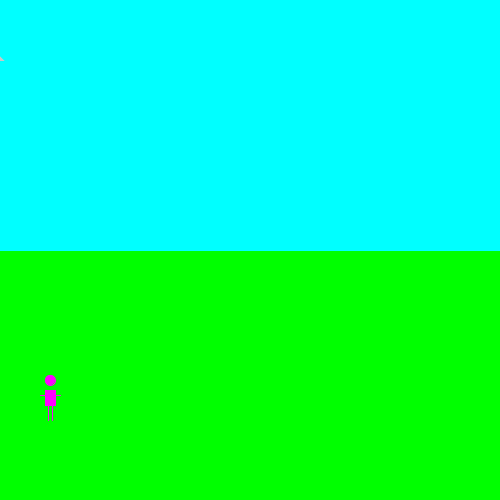
Frame 1 (no input)
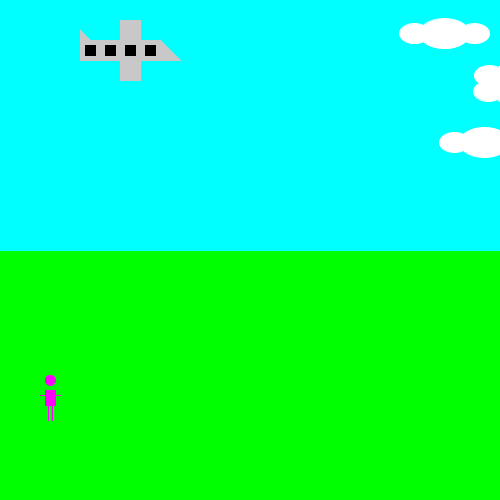
Frame 60 (the mouse pressed at the canvas centre just before this capture)
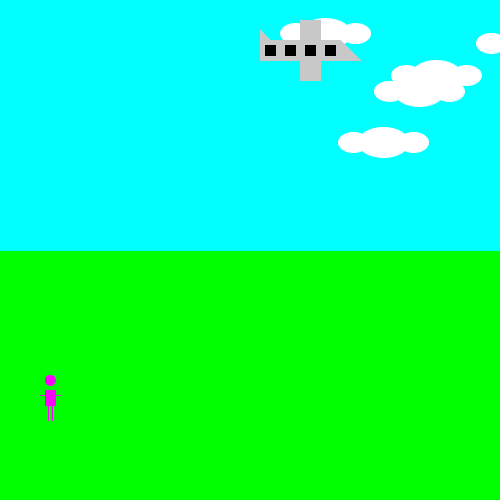
Frame 120 (the mouse held since frame 60 and released just before this capture)

The Processing sketch that drew these frames (run headless with seeded random() and noise(); from frame 60 on, the mouse is pressed at the canvas centre):

// Processing sketch: solution
// ── solution.pde
void setup()
{
  size(500, 500);
  gameObjects.add(new Plane());  
  
  person = new Person();
  gameObjects.add(person);  
  for(int i = 0 ; i < 5; i ++)
  {
    gameObjects.add(new Cloud());  
  }
}

ArrayList<GameObject> gameObjects = new ArrayList<GameObject>();

Box box;
Person person;

void draw()
{
  background(0);
  stroke(0, 255, 0);
  fill(0, 255, 0);
  rect(0, height / 2, width  , height / 2);

  stroke(0, 255, 255);
  fill(0, 255, 255);
  rect(0, 0, width  , height / 2);
  
  for(int i = gameObjects.size() - 1 ; i >= 0  ; i --)
  {
    GameObject go = gameObjects.get(i);
    go.update();
    go.render();
  }  
}

// ── Box.pde
class Box extends GameObject
{
  float gravity = 1;
  float destY = -1;
  float speed = 0;
  boolean falling = false;
  
  Box(float x, float y)
  {
    super(x, y, 0, 10);
    destY = random(height / 2, height * 0.9f);
    falling = true;
  }
  
  void update()
  {
     if (falling)
     {
       speed += gravity;
       pos.y += speed;
       pos.x += 3;
       if (pos.y > destY)
       {
         falling = false;
         person.fetching = true;
       }
     }
  }
  
  void render()
  {
    pushMatrix();
    stroke(255, 0, 0);
    fill(255, 0, 0);
    translate(pos.x, pos.y);
    rect(-5, -5, 10, 10);
    popMatrix();
  }
}

// ── Cloud.pde
class Cloud extends GameObject
{
  float speed;
  
  Cloud()
  {
    super(width + random(50, 200), random(0, height / 3), 0, 80);  
    speed = random(-2, -1);
  }
  
  void render()
  {
    pushMatrix();
    translate(pos.x, pos.y);
    stroke(255);
    fill(255);
    ellipse(0, 0, 50, 30);
    ellipse(-30, 0, 30, 20);
    ellipse(30, 0, 30, 20);
    popMatrix();
  }
  
  void update()
  {
    pos.x += speed;   
    if (pos.x + 40 < 0)
    {
      pos.y = random(0, height / 3);
      speed = random(-2, -1);      
      pos.x = width + 40;
    }
  }
}

// ── GameObject.pde
class GameObject
{
  PVector pos;
  PVector forward;
  float theta;
  float w;
  float radius;
  
  GameObject(float x, float y, float theta, float radius)
  {
    pos = new PVector(x, y);
    this.theta = theta;
    this.radius = radius;
    forward = new PVector(sin(theta), - cos(theta));     
  }
  
  void update()
  {
  }
  
  void render()
  {
  }
}

// ── Person.pde
class Person extends GameObject
{
  PVector home;
  boolean fetching;
  boolean goingHome;
  Person()
  {
    super(50, height - 100, 0, 40);
    home = pos.get();
    fetching = false;
    goingHome = false;
  }
  
  void update()
  {
    if (fetching)
    {
      PVector toBox = PVector.sub(box.pos, pos);
      
      if (toBox.mag() < 5)
      {
        gameObjects.remove(box);
        fetching = false;
        goingHome = true;
      }      
      toBox.normalize(); 
      pos.add(toBox);            
    }
    
    if (goingHome)
    {
      PVector toHome = PVector.sub(home, pos);
      
      if (toHome.mag() < 2)
      {
        goingHome = false;
      }      
      toHome.normalize(); 
      pos.add(toHome);
    }
    
  }
  
  void render()
  {
    pushMatrix();
    translate(pos.x, pos.y);
    stroke(255, 0, 255);
    fill(255, 0, 255);
    ellipse(0, -20, 10, 10);
    rect(-5, -10, 10, 15);
    line(-2, 0, -2, 20);
    line(2, 0, 2, 20);
    line(-10, -5, 10, -5);
    popMatrix();    
  }
}

// ── Plane.pde
class Plane extends GameObject
{
  float speed = 3;
  boolean canDrop = true;
  
  Plane()
  {
    super(- 50, 50, 0, 50);
  }
  
  void render()
  {
    pushMatrix();
    translate(pos.x, pos.y);
    rotate(theta);
    stroke(200, 200, 200);
    fill(200, 200, 200);
    rect(-radius, -10, (radius * 2) - 20, 20);
    triangle(radius - 20, -10, radius - 20, 10, radius, 10);
    triangle(-radius, -10, -radius, -20, -radius + 10, - 10);
    rect(-10, -30, 20, 60);
    float xStart = - radius + 5;
    for(int i = 0 ; i < 4 ; i ++)
    {
      stroke(0);
      fill(0);
      float x = xStart + (i * 20);
      rect(x, -5, 10, 10);
    }
    popMatrix();
  }
  
  void update()
  {
    pos.x += speed;
    if (pos.x - radius > width)
    {
      pos.x = - radius;
      canDrop = true;
    }
    
    if (canDrop && keyPressed && key == ' ')
    {
      Box newBox = new Box(pos.x, pos.y);
      gameObjects.add(newBox);
      box = newBox;
      canDrop = false;
    }
  }
}
